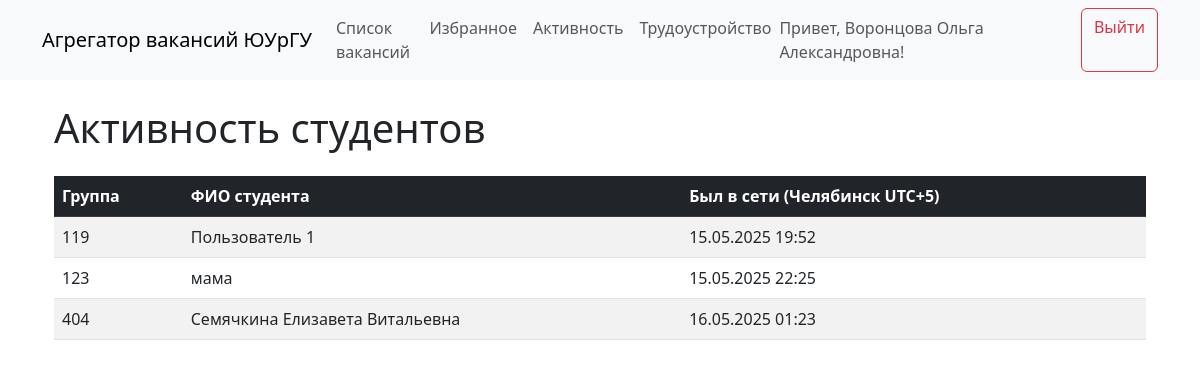
/user_activity (signed in), run on an earlier commit of the app's database.
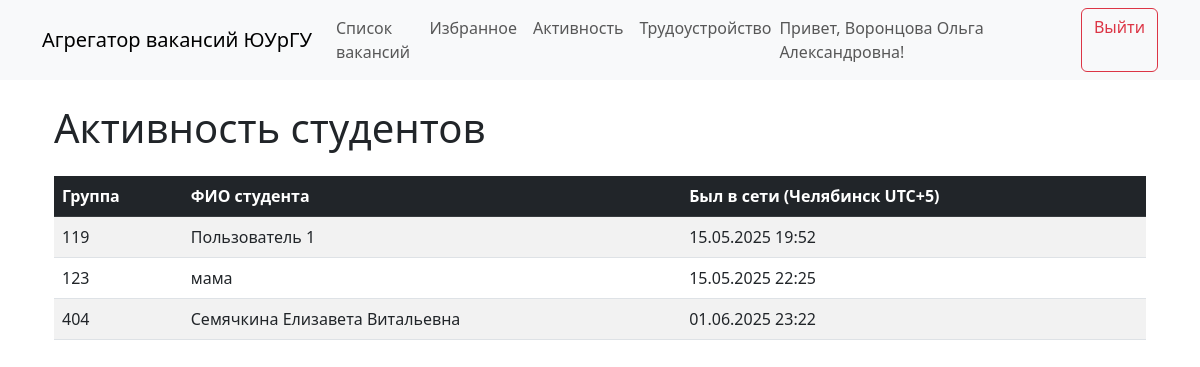
And on a later commit of the database.
### tables this page shows
CREATE TABLE users (
            id INTEGER PRIMARY KEY AUTOINCREMENT,
            full_name TEXT NOT NULL,
            group_number TEXT,
            email TEXT,
            phone TEXT,
            password TEXT NOT NULL,
            user_type TEXT NOT NULL,
            last_login TEXT,
            UNIQUE(full_name, user_type)
        );

### app.py (the view)
@app.route('/user_activity')
def user_activity():
    if 'user_id' not in session:
        return redirect(url_for('login'))
    user = get_user_by_id(session['user_id'])
    if not user or user['user_type'] != 'university':
        return redirect(url_for('index'))
    students = get_all_students_with_last_login()
    for student in students:
        if student['last_login']:
            try:
                dt_str = student['last_login'].replace('T', ' ').split('.')[0]
                dt = datetime.strptime(dt_str, '%Y-%m-%d %H:%M:%S')
                student['last_login'] = dt.strftime('%d.%m.%Y %H:%M')
            except ValueError as e:
                student['last_login'] = 'Неверный формат времени'
                print(f"Ошибка форматирования времени: {e}")
        else:
            student['last_login'] = 'Никогда'
    return render_template('user_activity.html',
                         students=students,
                         user=user)

### app.py (called while the page is built)
@app.before_request
def before_request():
    session.permanent = True
    session.modified = True

def get_user_by_id(user_id):
    conn = sqlite3.connect('vacancies.db')
    cursor = conn.cursor()
    cursor.execute('''
        SELECT id, full_name, group_number, user_type FROM users WHERE id = ?
    ''', (user_id,))
    user = cursor.fetchone()
    conn.close()
    if user:
        return {
            'id': user[0],
            'full_name': user[1],
            'group_number': user[2],
            'user_type': user[3]
        }
    return None

### db.py (called while the page is built)
def get_all_students_with_last_login():
    conn = sqlite3.connect('vacancies.db')
    cursor = conn.cursor()
    cursor.execute('''
    SELECT full_name, group_number, last_login
    FROM users
    WHERE user_type = 'student'
    ORDER BY group_number, full_name
    ''')
    students = cursor.fetchall()
    conn.close()
    return [{
        'full_name': s[0],
        'group_number': s[1],
        'last_login': s[2] if s[2] else None
    } for s in students]

### templates/user_activity.html (shortened to what this page needs)
{% extends "base.html" %}
{% block content %}
<div class="container mt-4">
    <h1 class="mb-4">Активность студентов</h1>
    <div class="table-responsive">
        <table class="table table-striped table-hover">
            <thead class="table-dark">
                <tr>
                    <th>Группа</th>
                    <th>ФИО студента</th>
                    <th>Был в сети (Челябинск UTC+5)</th>
                </tr>
            </thead>
            <tbody>
                {% for student in students %}
                <tr>
                    <td>{{ student.group_number }}</td>
                    <td>{{ student.full_name }}</td>
                    <td>{{ student.last_login if student.last_login else "Никогда" }}</td>
                </tr>
                {% endfor %}
            </tbody>
        </table>
    </div>
</div>
{% endblock %}

### templates/base.html (shortened to what this page needs)
<!DOCTYPE html>
<html lang="ru">
<head>
    <link href="https://cdn.jsdelivr.net/npm/bootstrap@5.3.0/dist/css/bootstrap.min.css" rel="stylesheet">
    <link rel="stylesheet" href="https://cdn.jsdelivr.net/npm/bootstrap-icons@1.8.0/font/bootstrap-icons.css">
</head>
<body>
    <nav class="navbar navbar-expand-lg navbar-light bg-light">
        <div class="container">
            <a class="navbar-brand" href="{{ url_for('index') }}">Агрегатор вакансий ЮУрГУ</a>
            <div class="collapse navbar-collapse" id="navbarNav">
                <ul class="navbar-nav me-auto">
                    <li class="nav-item">
                        <a class="nav-link" href="{{ url_for('index') }}">Список вакансий</a>
                    </li>
                    {% if 'user_id' in session %}
                        <li class="nav-item">
                            <a class="nav-link" href="{{ url_for('favorites') }}">Избранное</a>
                        </li>
                        {% if user and user.user_type == 'university' %}
                            <li class="nav-item">
                                <a class="nav-link" href="{{ url_for('user_activity') }}">Активность</a>
                            </li>
                            <li class="nav-item">
                                <a class="nav-link" href="{{ url_for('employment_report') }}">Трудоустройство</a>
                            </li>
                        {% endif %}
                    {% endif %}
                </ul>
                <div class="d-flex">
                    {% if 'user_id' in session and user %}
                        <span class="navbar-text me-3">Привет, {{ user.full_name }}!</span>
                        <a href="{{ url_for('logout') }}" class="btn btn-outline-danger">Выйти</a>
                    {% else %}
                        <a href="{{ url_for('login') }}" class="btn btn-outline-primary me-2">Войти</a>
                        <a href="{{ url_for('register') }}" class="btn btn-primary">Зарегистрироваться</a>
                    {% endif %}
                </div>
            </div>
        </div>
    </nav>
    <div class="container mt-4">
        {% block content %}{% endblock %}
    </div>
</body>
</html>

What changed in the data, as far as the page shows it:
changed users "Семячкина Елизавета Витальевна": last_login "16.05.2025 01:23" → "01.06.2025 23:22"
